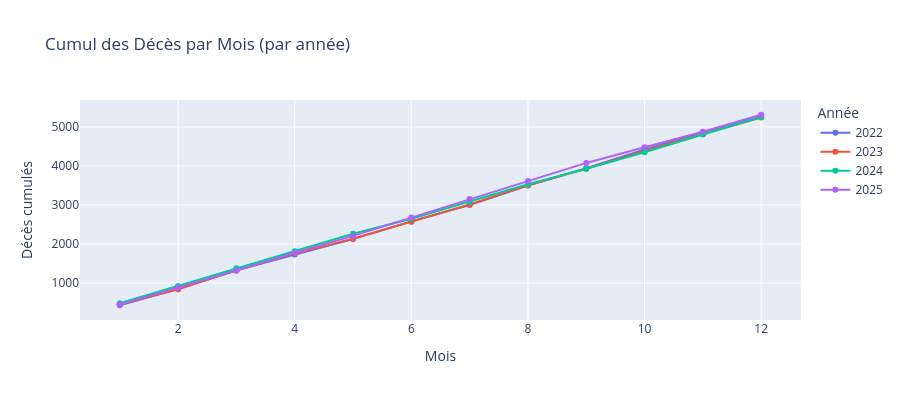

This figure's notebook cell:
### Code cell
# Cumul glissant des décès
running = q.running_total_deces_par_annee()

fig = px.line(
    running, x='mois', y='deces_cumul', color='annee',
    title='Cumul des Décès par Mois (par année)',
    labels={'mois': 'Mois', 'deces_cumul': 'Décès cumulés', 'annee': 'Année'},
    markers=True
)
fig.update_layout(height=400)
fig.show()

### Figure 1 — Plotly figure (JSON) as saved in the notebook; plotly's stock layout.template omitted (floating-point values rounded to 4 significant figures)
{"data": [{"hovertemplate": "Année=2022<br>Mois=%{x}<br>Décès cumulés=%{y}<extra></extra>", "legendgroup": "2022", "line": {"color": "#636efa", "dash": "solid"}, "marker": {"symbol": "circle"}, "mode": "lines+markers", "name": "2022", "orientation": "v", "showlegend": true, "type": "scatter", "x": [1, 2, 3, 4, 5, 6, 7, 8, 9, 10, 11, 12], "xaxis": "x", "y": [429.0, 842.0, 1323.0, 1733.0, 2128.0, 2579.0, 3001.0, 3501.0, 3945.0, 4425.0, 4865.0, 5301.0], "yaxis": "y"}, {"hovertemplate": "Année=2023<br>Mois=%{x}<br>Décès cumulés=%{y}<extra></extra>", "legendgroup": "2023", "line": {"color": "#EF553B", "dash": "solid"}, "marker": {"symbol": "circle"}, "mode": "lines+markers", "name": "2023", "orientation": "v", "showlegend": true, "type": "scatter", "x": [1, 2, 3, 4, 5, 6, 7, 8, 9, 10, 11, 12], "xaxis": "x", "y": [452.0, 840.0, 1326.0, 1753.0, 2136.0, 2572.0, 3012.0, 3505.0, 3926.0, 4394.0, 4821.0, 5244.0], "yaxis": "y"}, {"hovertemplate": "Année=2024<br>Mois=%{x}<br>Décès cumulés=%{y}<extra></extra>", "legendgroup": "2024", "line": {"color": "#00cc96", "dash": "solid"}, "marker": {"symbol": "circle"}, "mode": "lines+markers", "name": "2024", "orientation": "v", "showlegend": true, "type": "scatter", "x": [1, 2, 3, 4, 5, 6, 7, 8, 9, 10, 11, 12], "xaxis": "x", "y": [481.0, 923.0, 1378.0, 1811.0, 2262.0, 2647.0, 3085.0, 3531.0, 3930.0, 4352.0, 4808.0, 5254.0], "yaxis": "y"}, {"hovertemplate": "Année=2025<br>Mois=%{x}<br>Décès cumulés=%{y}<extra></extra>", "legendgroup": "2025", "line": {"color": "#ab63fa", "dash": "solid"}, "marker": {"symbol": "circle"}, "mode": "lines+markers", "name": "2025", "orientation": "v", "showlegend": true, "type": "scatter", "x": [1, 2, 3, 4, 5, 6, 7, 8, 9, 10, 11, 12], "xaxis": "x", "y": [451.0, 882.0, 1321.0, 1775.0, 2207.0, 2676.0, 3150.0, 3613.0, 4078.0, 4478.0, 4877.0, 5313.0], "yaxis": "y"}], "layout": {"height": 400, "legend": {"title": {"text": "Année"}, "tracegroupgap": 0}, "title": {"text": "Cumul des Décès par Mois (par année)"}, "xaxis": {"anchor": "y", "domain": [0, 1], "title": {"text": "Mois"}}, "yaxis": {"anchor": "x", "domain": [0, 1], "title": {"text": "Décès cumulés"}}}}
